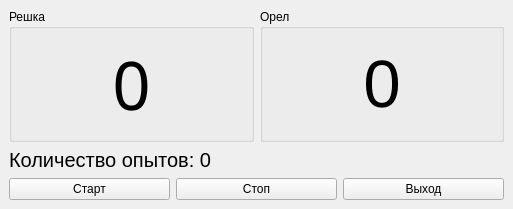
<?xml version="1.0" encoding="UTF-8"?>
<ui version="4.0">
 <class>MainWindow</class>
 <widget class="QMainWindow" name="MainWindow">
  <property name="geometry">
   <rect>
    <x>0</x>
    <y>0</y>
    <width>513</width>
    <height>202</height>
   </rect>
  </property>
  <property name="windowTitle">
   <string>Монетка</string>
  </property>
  <widget class="QWidget" name="centralwidget">
   <layout class="QVBoxLayout" name="verticalLayout">
    <item>
     <layout class="QHBoxLayout" name="horizontalLayout">
      <property name="sizeConstraint">
       <enum>QLayout::SetMaximumSize</enum>
      </property>
      <item>
       <widget class="QGroupBox" name="groupBox">
        <property name="title">
         <string>Решка</string>
        </property>
        <layout class="QHBoxLayout" name="horizontalLayout_3">
         <item>
          <widget class="QLabel" name="label_2">
           <property name="font">
            <font>
             <family>Sans Serif</family>
             <pointsize>50</pointsize>
             <weight>50</weight>
             <italic>false</italic>
             <bold>false</bold>
             <underline>false</underline>
             <strikeout>false</strikeout>
            </font>
           </property>
           <property name="text">
            <string>0</string>
           </property>
           <property name="alignment">
            <set>Qt::AlignCenter</set>
           </property>
          </widget>
         </item>
        </layout>
       </widget>
      </item>
      <item>
       <widget class="QGroupBox" name="groupBox_2">
        <property name="title">
         <string>Орел</string>
        </property>
        <layout class="QHBoxLayout" name="horizontalLayout_4">
         <item>
          <widget class="QLabel" name="label_3">
           <property name="font">
            <font>
             <pointsize>50</pointsize>
            </font>
           </property>
           <property name="text">
            <string>0</string>
           </property>
           <property name="alignment">
            <set>Qt::AlignCenter</set>
           </property>
          </widget>
         </item>
        </layout>
       </widget>
      </item>
     </layout>
    </item>
    <item>
     <widget class="QLabel" name="label">
      <property name="sizePolicy">
       <sizepolicy hsizetype="Preferred" vsizetype="Fixed">
        <horstretch>0</horstretch>
        <verstretch>0</verstretch>
       </sizepolicy>
      </property>
      <property name="font">
       <font>
        <pointsize>15</pointsize>
       </font>
      </property>
      <property name="text">
       <string>Количество опытов: 0</string>
      </property>
     </widget>
    </item>
    <item>
     <layout class="QHBoxLayout" name="horizontalLayout_2">
      <property name="sizeConstraint">
       <enum>QLayout::SetDefaultConstraint</enum>
      </property>
      <item>
       <widget class="QPushButton" name="pushButton_4">
        <property name="text">
         <string>Старт</string>
        </property>
       </widget>
      </item>
      <item>
       <widget class="QPushButton" name="pushButton">
        <property name="text">
         <string>Стоп</string>
        </property>
       </widget>
      </item>
      <item>
       <widget class="QPushButton" name="pushButton_3">
        <property name="text">
         <string>Выход</string>
        </property>
       </widget>
      </item>
     </layout>
    </item>
   </layout>
  </widget>
 </widget>
 <resources/>
 <connections>
  <connection>
   <sender>pushButton_3</sender>
   <signal>clicked()</signal>
   <receiver>MainWindow</receiver>
   <slot>close()</slot>
   <hints>
    <hint type="sourcelabel">
     <x>461</x>
     <y>243</y>
    </hint>
    <hint type="destinationlabel">
     <x>496</x>
     <y>188</y>
    </hint>
   </hints>
  </connection>
 </connections>
</ui>
